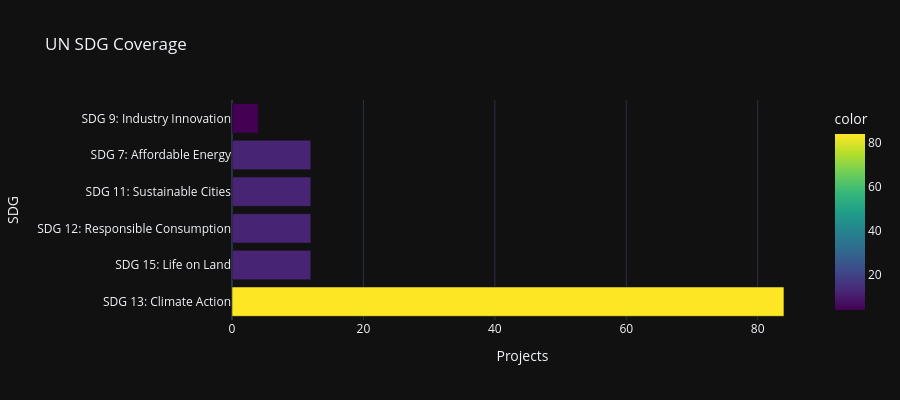

Here is the notebook cell this chart was saved with:
### Markdown cell above
## 7. UN SDG Mapping

### Code cell
SDG_MAP={
  'Tree Planting':['SDG 13: Climate Action','SDG 15: Life on Land'],
  'Solar Energy':['SDG 7: Affordable Energy','SDG 13: Climate Action'],
  'Geothermal Energy':['SDG 7: Affordable Energy','SDG 13: Climate Action'],
  'Wind Farm':['SDG 7: Affordable Energy','SDG 13: Climate Action'],
  'Recycling Hub':['SDG 12: Responsible Consumption','SDG 11: Sustainable Cities'],
  'Composting':['SDG 12: Responsible Consumption','SDG 15: Life on Land'],
  'Green Building':['SDG 11: Sustainable Cities','SDG 9: Industry Innovation'],
  'Water Conservation':['SDG 6: Clean Water','SDG 14: Life Below Water'],
}
def get_sdg(cat):
    for k,v in SDG_MAP.items():
        if k.lower() in cat.lower(): return v
    return ['SDG 13: Climate Action']
df['sdg']=df['category'].apply(lambda x:', '.join(get_sdg(x)))
all_sdg=[]
for s in df['sdg']:
    all_sdg.extend(s.split(', '))
sdg_counts=pd.Series(all_sdg).value_counts()
fig=px.bar(x=sdg_counts.values,y=sdg_counts.index,orientation='h',
    color=sdg_counts.values,color_continuous_scale='Viridis',
    title='UN SDG Coverage',labels={'x':'Projects','y':'SDG'})
fig.update_layout(template='plotly_dark',height=400)
fig.write_image('../plots/sdg_coverage.png',scale=2)
fig.show()

### Figure 1 — Plotly figure (JSON) as saved in the notebook; plotly's stock layout.template omitted (floating-point values rounded to 4 significant figures)
{"data": [{"hovertemplate": "Projects=%{x}<br>SDG=%{y}<br>color=%{marker.color}<extra></extra>", "legendgroup": "", "marker": {"color": [84, 12, 12, 12, 12, 4], "coloraxis": "coloraxis", "pattern": {"shape": ""}}, "name": "", "orientation": "h", "showlegend": false, "textposition": "auto", "type": "bar", "x": [84, 12, 12, 12, 12, 4], "xaxis": "x", "y": ["SDG 13: Climate Action", "SDG 15: Life on Land", "SDG 12: Responsible Consumption", "SDG 11: Sustainable Cities", "SDG 7: Affordable Energy", "SDG 9: Industry Innovation"], "yaxis": "y"}], "layout": {"barmode": "relative", "coloraxis": {"colorbar": {"title": {"text": "color"}}, "colorscale": [[0.0, "#440154"], [0.1111, "#482878"], [0.2222, "#3e4989"], [0.3333, "#31688e"], [0.4444, "#26828e"], [0.5556, "#1f9e89"], [0.6667, "#35b779"], [0.7778, "#6ece58"], [0.8889, "#b5de2b"], [1.0, "#fde725"]]}, "height": 400, "legend": {"tracegroupgap": 0}, "title": {"text": "UN SDG Coverage"}, "xaxis": {"anchor": "y", "domain": [0.0, 1.0], "title": {"text": "Projects"}}, "yaxis": {"anchor": "x", "domain": [0.0, 1.0], "title": {"text": "SDG"}}}}
